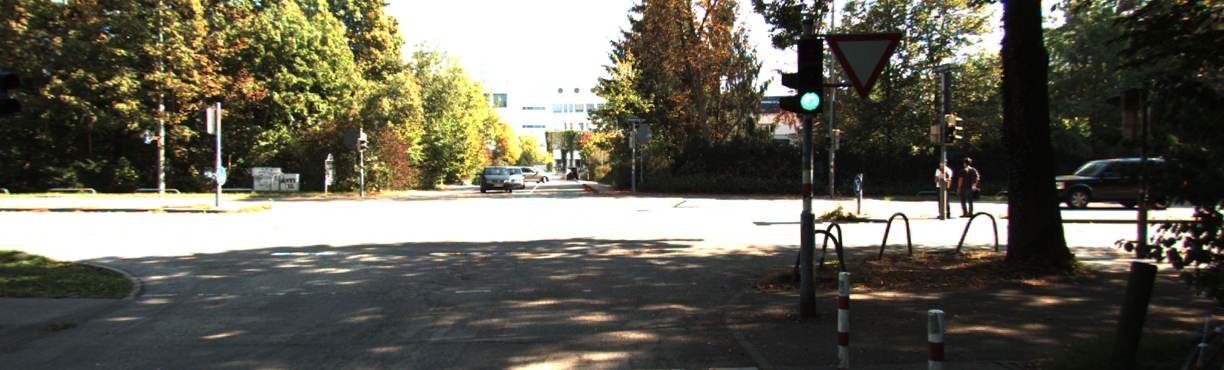
#> input picture data/0.png, 1224 x 370 px; its folder holds 4 pictures in this run
$ python solution_1a.py
#> lines starting #> are read from the running program, lines starting #| are printed output that depends on the picture
# Importing libraries
import cv2
import numpy as np
from matplotlib import pyplot as plt
import time

start = time.time()

# Loop for going through given dataset
for i in range(25):

# Reading image as grayscale
    img = cv2.imread("data/"+str(i)+".png", 0)
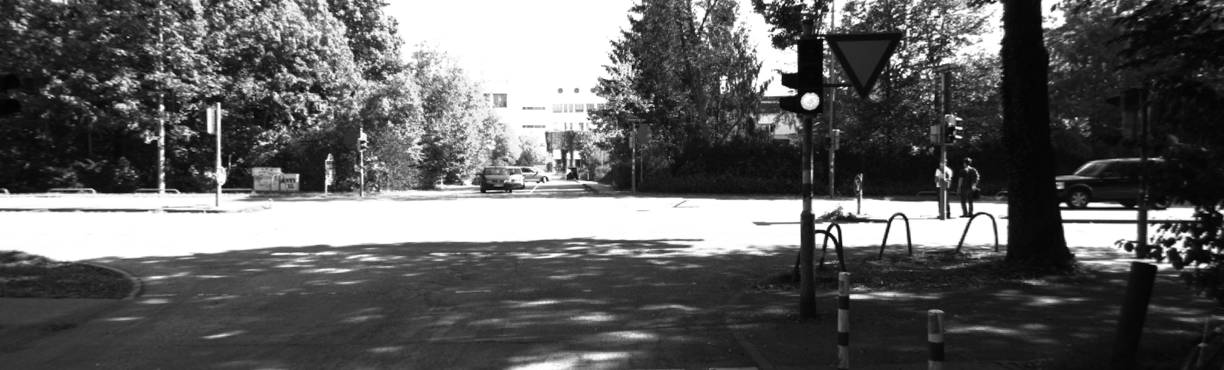
#> img: shape (370, 1224); min 2, max 255, mean 95.5

    img1 = img.copy()

# numpy array for storing number of pixels with same intensity (bin size = 255)
    intensity_count = np.zeros((1 , 256) )

    print("Frame : "+str(i))
# Getting height and width of given frame
    height , width=img.shape
#> height = 370; width = 1224
    size=width*height
#> size = 452880

# Checking intensity of each pixel in image and updating the corresponding intensity counter
    for x in range(height):
        for y in range(width):
            intensity_count[0 , img[x][y]] = intensity_count[0 , img[x][y]] + 1

# determining fraction of pixels for a given intensity to total number of pixels
    pdf = intensity_count/size

#initialize array for cumulative distribution function
    cdf=np.zeros((1 , 256) )
    total=0
# Determining the cumulative distribution for a given intensity
    for i in range(256):
        total=total+pdf[0 , i]
        cdf[0 , i] = total
#> this loop made 256 passes
#> total on passes 1 to 3: 0, 0, 1.1e-05
#> after the loop, total = 1
# Getting new intensity values by multiplying cdf with 255
    tr=np.round(cdf*255)
# Assigning new intensity to the image
    for x in range(height):
        for y in range(width):
            img1[x][y] = tr[0 , img1[x][y] ]
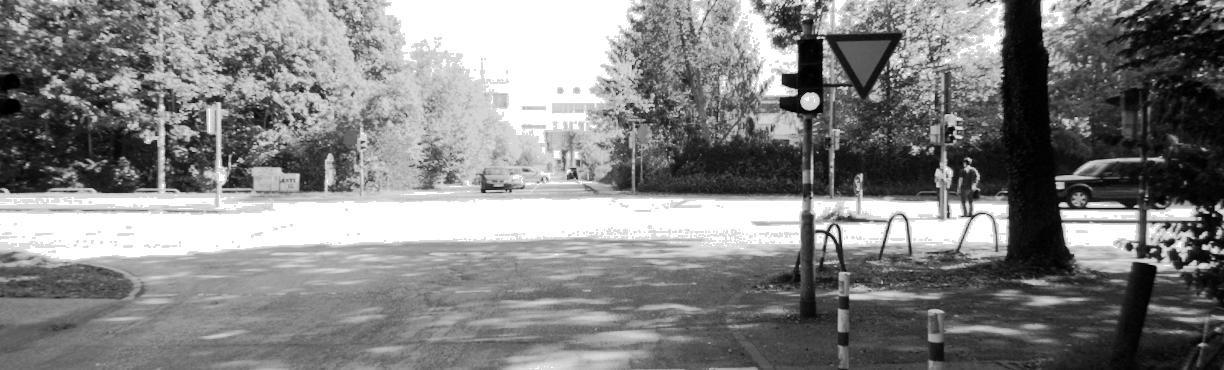
#> img1: shape (370, 1224); min 0, max 255, mean 130.5

    # concatanate image Vertically
    Verti = np.concatenate((img, img1), axis=0)
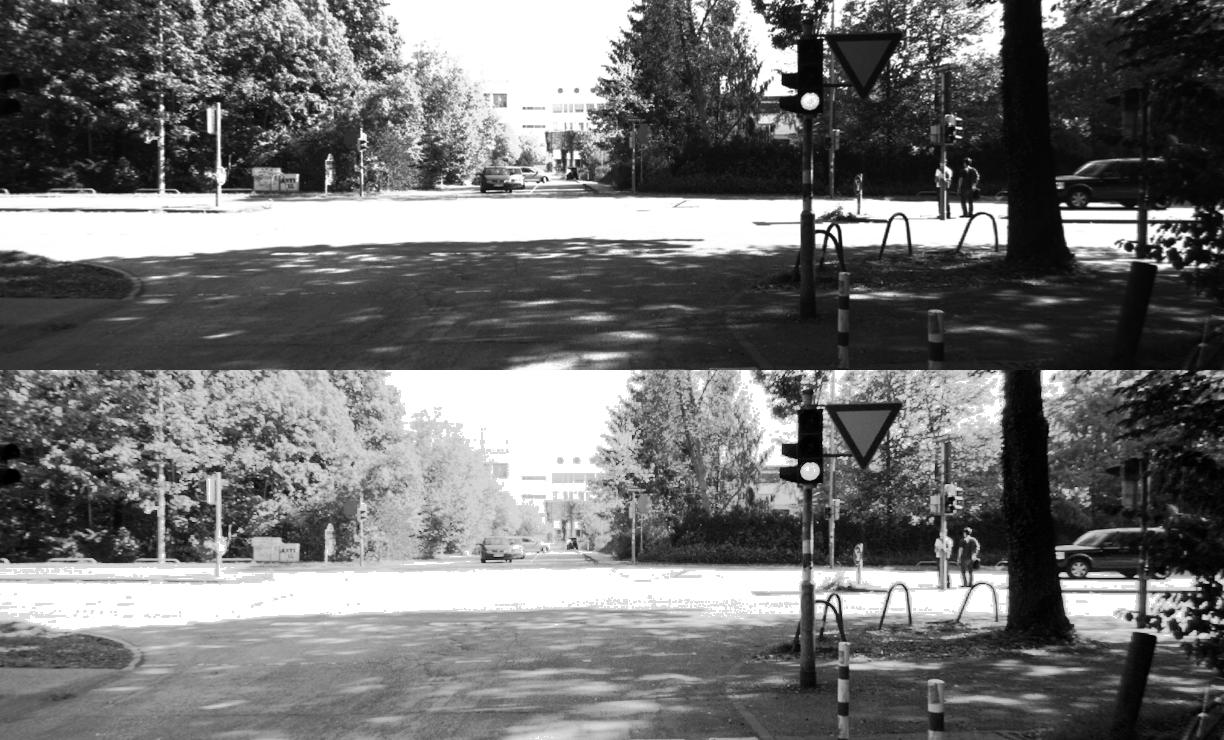
#> Verti: shape (740, 1224); min 0, max 255, mean 113
    cv2.imshow("Final Output", Verti)


    end = time.time()
    print("time taken to run : "+  str(end-start)+ " seconds ")

    cv2.waitKey(20)
#> pass 2 of the loop `for i in range(25):`:
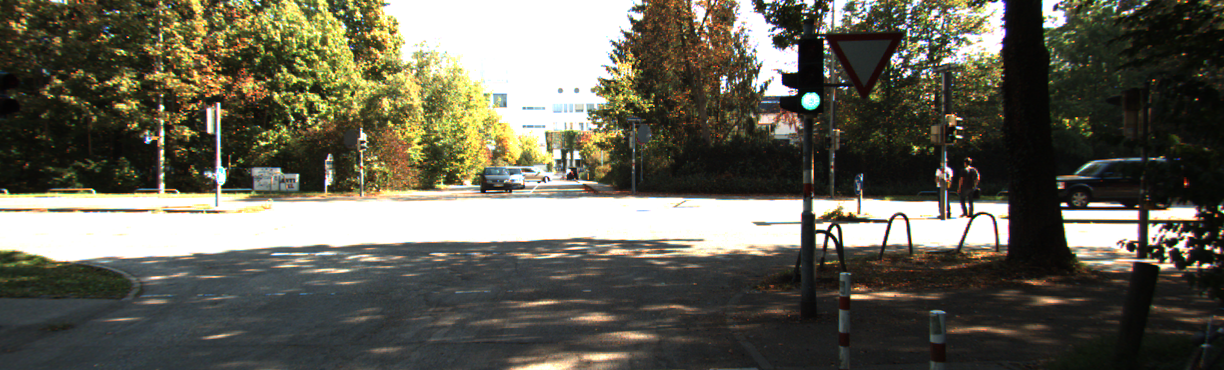
#> input picture data/1.png, 1224 x 370 px
#> the loop `for i in range(256):` made 256 passes
#> total on passes 1 to 3: 0, 0, 1.55e-05
#> after the loop `for x in range(height):`:
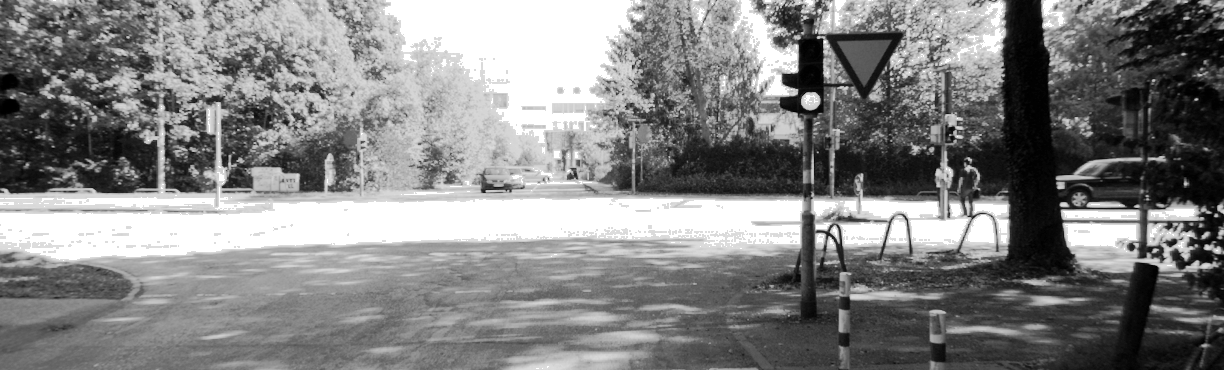
#> img1: shape (370, 1224); min 0, max 255, mean 130.5
#> `Verti = np.concatenate((img, img1), axis=0)`:
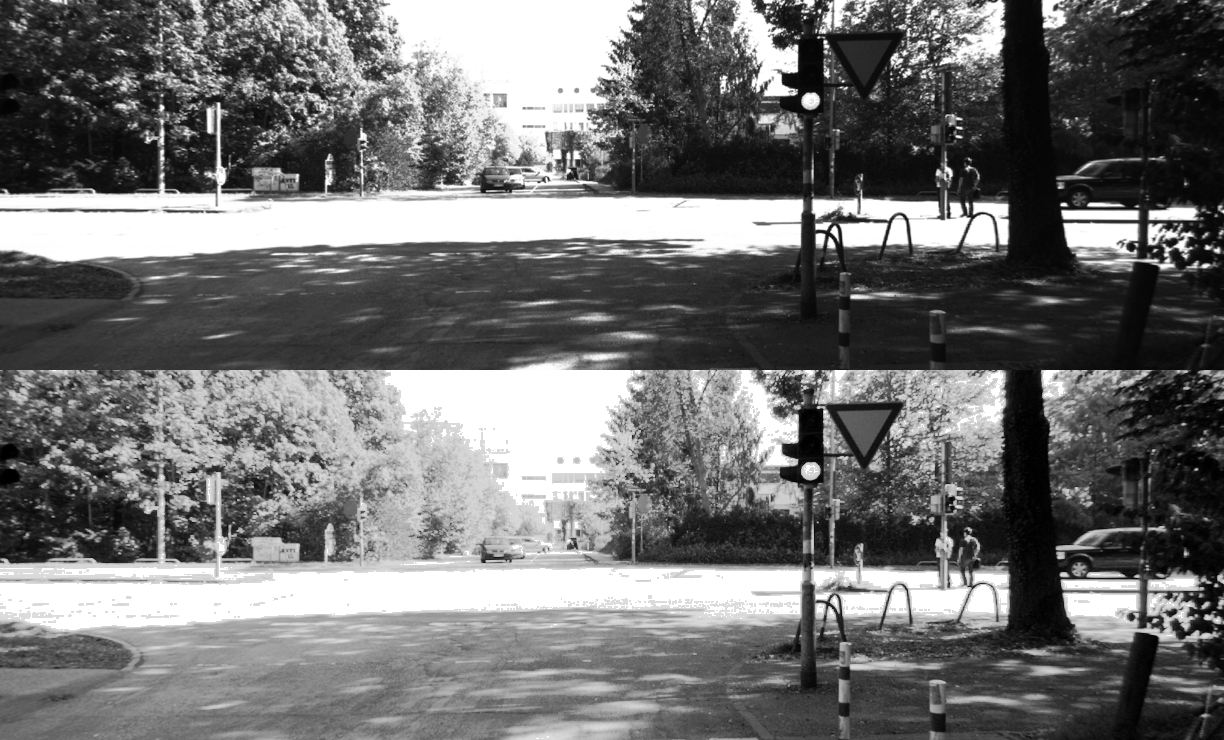
#> Verti: shape (740, 1224); min 0, max 255, mean 113.1
#> (the run stopped early here; a loop or call above may not have finished)
